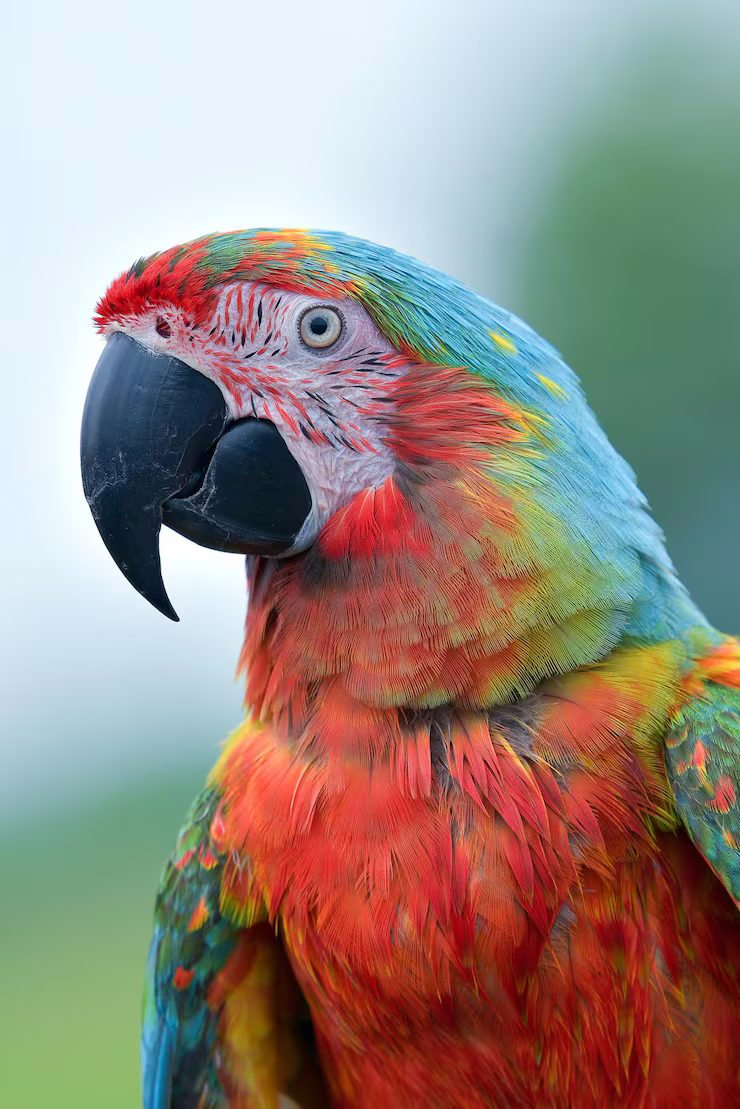
//> input picture imagen.bmp, 740 x 1109 px
$ ./main   (built with g++ and OpenCV 4)
//> lines starting //> are read from the running program, lines starting //| are printed output that depends on the picture
//> further down, image is the input picture: 1109 rows x 740 cols, CV_8UC3; mean B, G, R 129.3, 137.4, 151.8
#include <opencv2/core.hpp>
#include <opencv2/imgproc.hpp>
#include <opencv2/imgcodecs.hpp>
#include <omp.h>
#include <iostream>
#include <filesystem>
#include <fstream>
#include <vector>
#include <iterator>

using namespace cv;
using namespace std;

// Función para aplicar contraste
Mat applyContrast(const Mat& inputImage, double contrastValue)
{
//> called with contrastValue = -1.5
    Mat outputImage;
    resize(inputImage, outputImage, Size(350, 300));
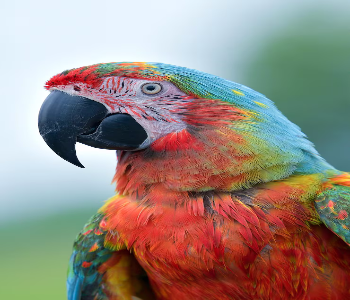
//> outputImage: 300 rows x 350 cols, CV_8UC3; mean B, G, R 129.2, 137.3, 151.8

    #pragma omp parallel for
    for (int y = 0; y < outputImage.rows; ++y)
    {
        for (int x = 0; x < outputImage.cols; ++x)
        {
            for (int c = 0; c < outputImage.channels(); ++c)
            {
                outputImage.at<Vec3b>(y, x)[c] = saturate_cast<uchar>(
                    contrastValue * (outputImage.at<Vec3b>(y, x)[c] - 128) + 128
                );
            }
        }
    }
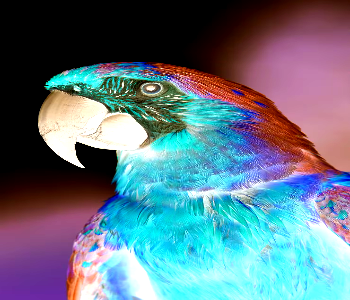
//> outputImage: 300 rows x 350 cols, CV_8UC3; mean B, G, R 132.3, 119, 96.6

    return outputImage;
}

int main()
{
    namespace fs = std::filesystem;
    fs::path imgPath = "imagen.bmp";

    cout << "PWD: " << fs::current_path() << endl;
    cout << "Intentando abrir: " << imgPath << endl;

    if (!fs::exists(imgPath)) {
        cerr << "Archivo NO existe en: " << fs::absolute(imgPath) << endl;
        cerr << "Coloca la imagen en el directorio actual o usa la ruta completa." << endl;
        return -1;
    } else {
        cout << "Archivo existe. Tamano: " << fs::file_size(imgPath) << " bytes" << endl;
    }

    string absPath = fs::absolute(imgPath).string();
    cout << "Ruta absoluta: " << absPath << endl;

    Mat image = imread(absPath, IMREAD_COLOR);

    if (image.empty()) {
        cerr << "imread() returned empty. Intentando imdecode desde buffer..." << endl;

        ifstream fin(absPath, ios::binary);
        if (!fin) {
            cerr << "No se pudo abrir el archivo con ifstream." << endl;
            return -1;
        }

        vector<uchar> buf((istreambuf_iterator<char>(fin)), istreambuf_iterator<char>());
        cout << "Bytes leidos en buffer: " << buf.size() << endl;

        Mat image2 = imdecode(buf, IMREAD_COLOR);
        if (image2.empty()) {
            cerr << "imdecode() tambien fallo. Probable falta de codecs o archivo corrupto." << endl;
            return -1;
        }

        cout << "imdecode() tuvo exito. Continuando con la imagen decodificada." << endl;
        image = image2;
    }

    double contrast = -1.5;
    Mat result = applyContrast(image, contrast);

    imwrite("resultado.jpg", result);
    cout << "Imagen guardada como 'resultado.jpg'" << endl;

    return 0;
}
